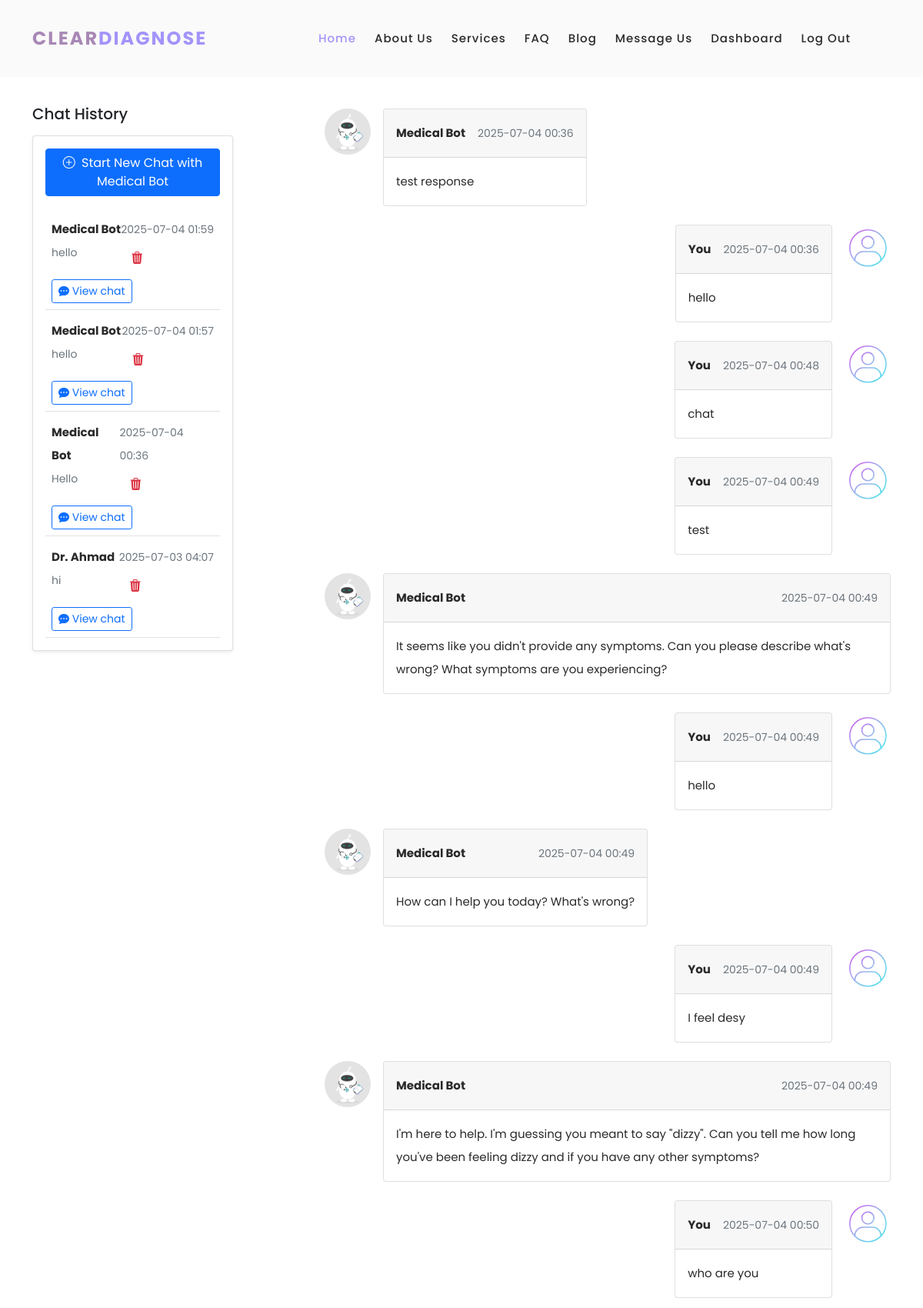
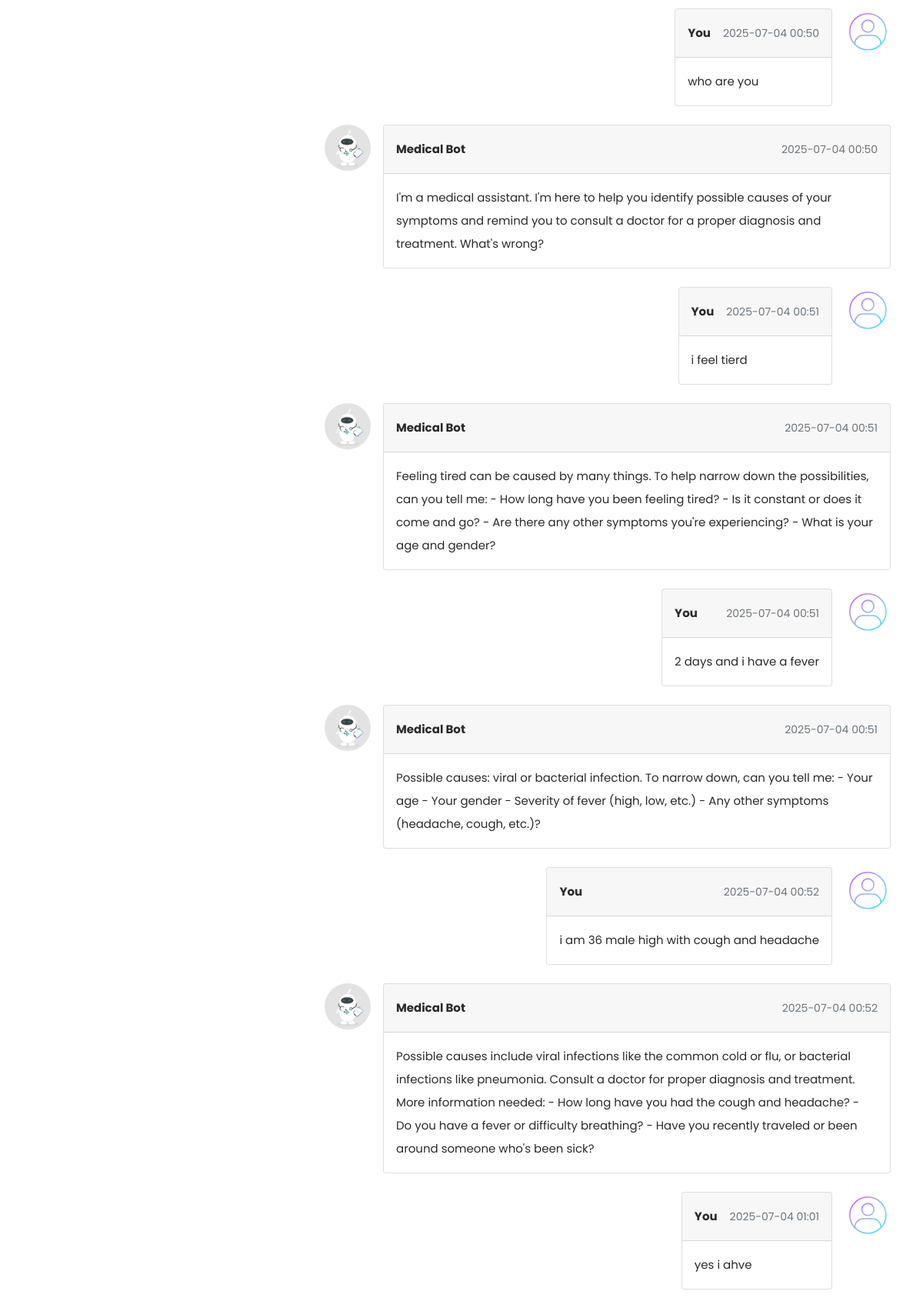
The page /chat/8 (signed in, upper part) on the database its author committed (2 pictures, top to bottom).
### models.py (models this page shows, shortened)
class Conversation(db.Model):
    id = db.Column(db.Integer, primary_key=True)
    user_id = db.Column(db.Integer, db.ForeignKey('users.id'), nullable=False)
    role = db.Column(db.String(50), default='User')  # 'User' or 'Doctor'
    subject = db.Column(db.String(255), nullable=False)
    messages = db.relationship('Message', backref='conversation',cascade="all, delete-orphan", lazy=True, order_by="Message.timestamp")
    doctor_id = db.Column(db.Integer, db.ForeignKey('doctors.id'), nullable=True)
    timestamp = db.Column(db.DateTime, default=datetime.utcnow)
    status = db.Column(db.String(50), default='active')  # 'active', 'closed', 'pending'
    user = db.relationship('User', backref='conversations')

class Doctor(db.Model):
    __tablename__ = 'doctors'
    id = db.Column(db.Integer, primary_key=True)
    name = db.Column(db.String(100), nullable=False)
    specialty = db.Column(db.String(100), nullable=False)
    created_at = db.Column(db.DateTime, server_default=db.func.now())
    updated_at = db.Column(db.DateTime, server_default=db.func.now(), onupdate=db.func.now())
    user_id = db.Column(db.Integer, db.ForeignKey('users.id'), nullable=False)
    user = db.relationship('User', back_populates='doctor_profile')

class Message(db.Model):
    id = db.Column(db.Integer, primary_key=True)
    conversation_id = db.Column(db.Integer, db.ForeignKey('conversation.id'), nullable=False)
    sender_id = db.Column(db.Integer, db.ForeignKey('users.id'), nullable=False)
    role = db.Column(db.String(50), default='User')  # 'User' or 'Doctor' or 'Assistant'
    content = db.Column(db.Text, nullable=False)
    timestamp = db.Column(db.DateTime, default=datetime.utcnow)
    sender = db.relationship('User')

### app.py (the view, shortened to what this page needs)
@app.route('/chat/<int:conversation_id>', defaults={'doctor_id': None}, methods=['GET', 'POST'])
@app.route('/chat/<int:conversation_id>/doctor/<int:doctor_id>', methods=['GET', 'POST'])
@login_required
def chat(conversation_id, doctor_id):
    doctors = db.session.query(User).join(Doctor).filter(User.role == 'doctor').all()
    conversations = Conversation.query.filter_by(user_id=current_user.id).order_by(Conversation.timestamp.desc()).all()
    doctor_conversations = Conversation.query.filter_by(doctor_id=current_user.id).order_by(Conversation.timestamp.desc()).all()
    if current_user.role == 'doctor':
        conversations = doctor_conversations
    if conversation_id == 0:
        return render_template('chat.html', conversations=conversations, doctors=doctors,doctor_id=doctor_id, new_chat=True)
    user_id = request.args.get('user_id', type=int)
    if user_id :
        convo = Conversation.query.filter_by(id=conversation_id, user_id=user_id, doctor_id=current_user.id).first_or_404()
    else:
        convo = Conversation.query.filter_by(id=conversation_id, user_id=current_user.id).first_or_404()
    return render_template('chat.html', conversations=conversations, conversation=convo, doctors=doctors, new_chat=False)

### app.py (called while the page is built)
@login_manager.user_loader
def load_user(user_id):
    return UserLogin.query.get(int(user_id))

@app.before_request
def create_tables():
    db.create_all()

@app.before_request
def update_last_seen():
    if current_user.is_authenticated:
        current_user.last_login = datetime.utcnow()
        db.session.commit()

@app.template_filter('doctor_name')
def doctor_name_filter(doctor_id):
    doctor = Doctor.query.filter_by(user_id=doctor_id).first()
    return doctor.name if doctor else "Unknown"

### templates/chat.html (shortened to what this page needs)
{%extends "base.html" %}
{% block content %}
<section>
  <div class="container py-3">
    <div class="row">
      <div class="col-md-5 col-lg-4 col-xl-3 mb-4 mb-md-0 overflow-auto" style='height: 65vh;' id="chat-history">
        <h5 class="font-weight-bold mb-3 text-center text-lg-start">Chat History</h5>
        <div class="card shadow-sm">
          <div class="card-body">
            <a href="{{url_for('chat', conversation_id=0)}}" class="btn btn-primary mb-3">
              <i class="bi bi-plus-circle me-1"></i> Start New Chat with Medical Bot
            </a>
          {% if conversations %}
            <ul class="list-unstyled mb-0">
            {% for conversation in conversations %}
              <li class="p-2 border-bottom">
                <a href="#!" class="d-flex justify-content-between">
                  <div class="d-flex flex-row">
                    <div class="pt-1">
                      <p class="fw-bold mb-0">
                        {% if conversation.doctor_id %}
                          {% if current_user.role == 'doctor' %}
                            {{ conversation.user.username }}
                          {% else %}
                            Dr. {{ conversation.doctor_id | doctor_name }}
                          {% endif %}
                        {% else %}
                          Medical Bot
                        {% endif %}
                      </p>
                      <p class="small text-muted">{{ conversation.subject[:120] }}{% if conversation.subject|length > 120 %}...{% endif %}</p>
                    </div>
                  </div>
                  <div class="pt-1">
                    <p class="small text-muted mb-1">{{ conversation.timestamp.strftime('%Y-%m-%d %H:%M') }}</p>
                    <form method="POST"
                          action="{{ url_for('delete_conversation', conversation_id=conversation.id) }}"
                          class="delete-form">
                      <button type="button" class="btn btn-link text-danger trigger-delete">
                        <i class="bi bi-trash3-fill"></i>
                      </button>
                    </form>
                  </div>
                </a>
                      <p>
                        {% if current_user.role == 'doctor' %}
                        <a href="{{ url_for('chat', conversation_id=conversation.id,doctor_id=conversation.doctor_id, user_id=conversation.user_id) }}" class="btn btn-sm btn-outline-primary mt-2">
                        {% else %}
                        <a href="{{ url_for('chat', conversation_id=conversation.id, doctor_id=conversation.doctor_id) }}" class="btn btn-sm btn-outline-primary mt-2">
                        {% endif %}
                          <i class="bi bi-chat-dots-fill"></i>
                        View chat
                        </a>
                      </p>
              </li>
              {% endfor %}
            </ul>
          {% else %}
            <p class="text-muted">No conversation history yet.</p>
          {% endif %}
          </div>
        </div>
      </div>
      <div class="col-md-1 col-lg-1 col-xl-1 overflow-auto"  style='height: 65vh;' id=""></div>
      <div class="col-md-6 col-lg-7 col-xl-8 ' id="chat-box">
        <div  id="chat-messages" style="height: 55vh; overflow-y: auto;">
        <ul class="list-unstyled">
          {% if conversation %}
            {%if conversation.messages %}
              {% for msg in conversation.messages %}
                {% if msg.sender_id == current_user.id %}
                  <li class="d-flex flex-row-reverse mb-4">
                    <img src="{{ url_for('static', filename='images/avatar.svg') }}" alt="avatar"
                        class="rounded-circle d-flex align-self-start ms-3 shadow-1-strong" style="width:60px">
                    <div class="card">
                      <div class="card-header d-flex justify-content-between p-3">
                        <p class="fw-bold mb-0">You</p>
                        <p class="text-muted small mb-0 ms-3"> {{ msg.timestamp.strftime('%Y-%m-%d %H:%M') }}</p>
                      </div>
                      <div class="card-body">
                        <p class="mb-0">
                          {{ msg.content }}
                        </p>
                      </div>
                    </div>
                  </li>
                {% else %}
                  <li class="d-flex mb-4">
                    <img src="{{ url_for('static', filename='images/mbotavatar.webp') }}" alt="avatar"
                      class="rounded-circle d-flex align-self-start me-3 shadow-1-strong" style="max-width:60px">
                    <div class="card">
                      <div class="card-header d-flex justify-content-between p-3">
                        <p class="fw-bold mb-0">
                              Medical Bot
                        </p>
                        <p class="text-muted small mb-0 ms-3"> {{ msg.timestamp.strftime('%Y-%m-%d %H:%M') }}</p>
                      </div>
                      <div class="card-body">
                        <p class="mb-0">
                          {{ msg.content }}
                        </p>
                      </div>
                  </div>
                  </li>
                {% endif %}
              {% endfor %}
          {% endif %}
        </ul>
        </div>
            {% endif %}
      </div>
    </div>
  </div>
</section>
{% endblock %}

### static/css/templatemo-space-dynamic.css (style rules this page uses)
html, body, div, span, applet, object, iframe, h1, h2, h3, h4, h5, h6, p, blockquote, div pre, a, abbr, acronym, address, big, cite, code, del, dfn, em, font, img, ins, kbd, q, s, samp, small, strike, strong, sub, sup, tt, var, b, u, i, center, dl, dt, dd, ol, ul, li, figure, header, nav, section, article, aside, footer, figcaption { margin: 0; padding: 0; border: 0; outline: 0; }
ul, li { padding: 0; margin: 0; list-style: none; }
header, nav, section, article, aside, footer, hgroup { display: block; }
* { box-sizing: border-box; }
html, body { font-family: 'Poppins', sans-serif; font-weight: 400; background-color: #fff; -ms-text-size-adjust: 100%; -webkit-font-smoothing: antialiased; -moz-osx-font-smoothing: grayscale; }
a { text-decoration: none !important; }
h1, h2, h3, h4, h5, h6 { margin-top: 0px; margin-bottom: 0px; }
ul { margin-bottom: 0px; }
p { font-size: 15px; line-height: 30px; color: #2a2a2a; }
img { width: 100%; overflow: hidden; }
html, body { background: #fff; font-family: 'Poppins', sans-serif; }

### rows shown on the page
Conversation: shows "Medical Bot", subject "hello", timestamp "2025-07-04 01:59"
Conversation: shows "Medical Bot", subject "hello", timestamp "2025-07-04 01:57"
Conversation: shows "Medical Bot", subject "Hello", timestamp "2025-07-04 00:36"
Conversation: doctor_id|doctor_name "Ahmad", subject "hi", timestamp "2025-07-03 04:07"
Message: timestamp "2025-07-04 00:36", content "test response"
Message: timestamp "2025-07-04 00:36", content "hello"
Message: timestamp "2025-07-04 00:48", content "chat"
Message: timestamp "2025-07-04 00:49", content "test"
Message: timestamp "2025-07-04 00:49", content "It seems like you didn't provide any symptoms. Can you please describe what's wrong? What symptoms are you experiencing?"
Message: timestamp "2025-07-04 00:49", content "hello"
Message: timestamp "2025-07-04 00:49", content "How can I help you today? What's wrong?"
Message: timestamp "2025-07-04 00:49", content "I feel desy"
Message: timestamp "2025-07-04 00:49", content "I'm here to help. I'm guessing you meant to say \"dizzy\". Can you tell me how long you've been feeling dizzy and if you have any other symptoms?"
Message: timestamp "2025-07-04 00:50", content "who are you"
Message: timestamp "2025-07-04 00:50", content "who are you"
Message: timestamp "2025-07-04 00:50", content "I'm a medical assistant. I'm here to help you identify possible causes of your symptoms and remind you to consult a doctor for a proper diagnosis and treatment. What's wrong?"
Message: timestamp "2025-07-04 00:51", content "i feel tierd"
Message: timestamp "2025-07-04 00:51", content "Feeling tired can be caused by many things. To help narrow down the possibilities, can you tell me: - How long have you been feeling tired? - Is it constant or does it come and go? - Are there any other symptoms you're experiencing? - What is your age and gender?"
Message: timestamp "2025-07-04 00:51", content "2 days and i have a fever"
Message: timestamp "2025-07-04 00:51", content "Possible causes: viral or bacterial infection. To narrow down, can you tell me: - Your age - Your gender - Severity of fever (high, low, etc.) - Any other symptoms (headache, cough, etc.)?"
Message: timestamp "2025-07-04 00:52", content "i am 36 male high with cough and headache"
Message: timestamp "2025-07-04 00:52", content "Possible causes include viral infections like the common cold or flu, or bacterial infections like pneumonia. Consult a doctor for proper diagnosis and treatment. More information needed: - How long have you had the cough and headache? - Do you have a fever or difficulty breathing? - Have you recently traveled or been around someone who's been sick?"
Message: timestamp "2025-07-04 01:01", content "yes i ahve"
